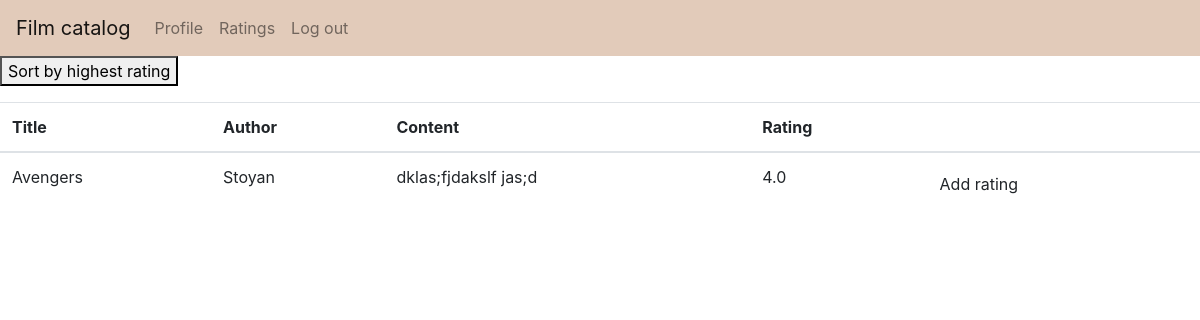
The app's page /ratings/ (signed in), older data.
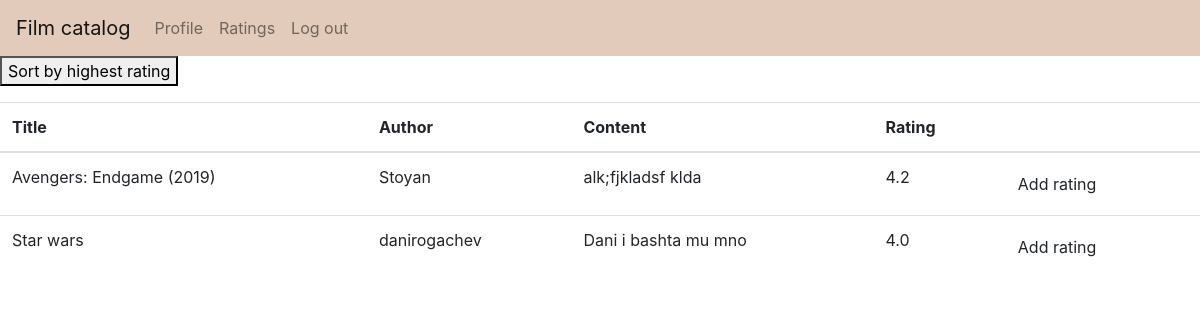
The same page, newer data.
### tables this page shows
CREATE TABLE FILMS 
    (
        film_id INTEGER PRIMARY KEY AUTOINCREMENT, 
        name TEXT, 
        author TEXT, 
        content TEXT
    );

### app.py (the view)
@app.route("/ratings/")
def ratings():
    if "usr" not in session:
        return redirect(url_for(go_to))
    films = Film.film_ratings()
    return render_template("ratings.html", film=films)

### database.py (called while the page is built)
    def __enter__(self):
        self.conn = sqlite3.connect("films.db")
        return self.conn.cursor()

    def __exit__(self, type, value, traceback):
        self.conn.commit()

### film.py (called while the page is built)
    @staticmethod
    def film_ratings():
        with DB() as db:
            rows = db.execute('''SELECT FILMS.film_id, FILMS.name, FILMS.author, FILMS.content, rating
                                   FROM FILMS
                                   LEFT JOIN
                                   (SELECT ROUND(AVG(rating) ,2) as rating, film_id
                                     FROM RATINGS
                                     GROUP BY film_id) as avg_ratings
                                   ON FILMS.film_id= avg_ratings.film_id''').fetchall()
            return rows

### templates/ratings.html (shortened to what this page needs)
{% extends "base.html" %}
{% block content %}
<p><button onclick="sortTable()">Sort by highest rating</button></p>
<table id="ratings" class="table">
    <thead>
    <tr>
        <th>Title</th>
        <th>Author</th>
        <th>Content</th>
        <th>Rating</th>
        <th></th>
    </tr>
    </thead>
    <tbody>
    {% for film_id, name, author, content, rating  in film %}
    <tr>
        <td>{{name}}</td>
        <td>{{author}}</td>
        <td>{{content[:20]}}</td>
        <td>{{rating}}</td>
        <td>
            <a href="/ratings/{{film_id}}" class="btn btn-default">Add rating</a>
        </td>
    </tr>
    {% endfor %}
    </tbody>
</table>
{% endblock %}

### templates/base.html (shortened to what this page needs)
<!DOCTYPE html>
<html>
<head>
    <link rel="stylesheet" href="https://stackpath.bootstrapcdn.com/bootstrap/4.3.1/css/bootstrap.min.css"
>
</head>
<body>
    <nav class="navbar navbar-expand-lg navbar-light" style="background-color: #e2cbba;">
      <a class="navbar-brand" href="/home">Film catalog</a>
      <div class="collapse navbar-collapse" id="navbarSupportedContent">
        <ul class="navbar-nav mr-auto">
            {% if "usr" in session %}
                <li class="nav-item">
                <a class="nav-link" href="/profile">Profile</a>
              </li>
                <li class="nav-item">
                <a class="nav-link" href="/ratings">Ratings</a>
              </li>
                <li class="nav-item">
                <a class="nav-link" href="/log_out">Log out</a>
              </li>
            {% endif %}
        </ul>
      </div>
    </nav>
    {% block content %}
    {% endblock %}
</body>
</html>

Row changes from the older to the newer data that the page shows:
removed FILMS: name "Avengers", author "Stoyan", content "dklas;fjdakslf jas;d", rating "4.0"
added FILMS: name "Avengers: Endgame (2019)", author "Stoyan", content "alk;fjkladsf klda", rating "4.2"
added FILMS: name "Star wars", author "danirogachev", content "Dani i bashta mu mno", rating "4.0"
